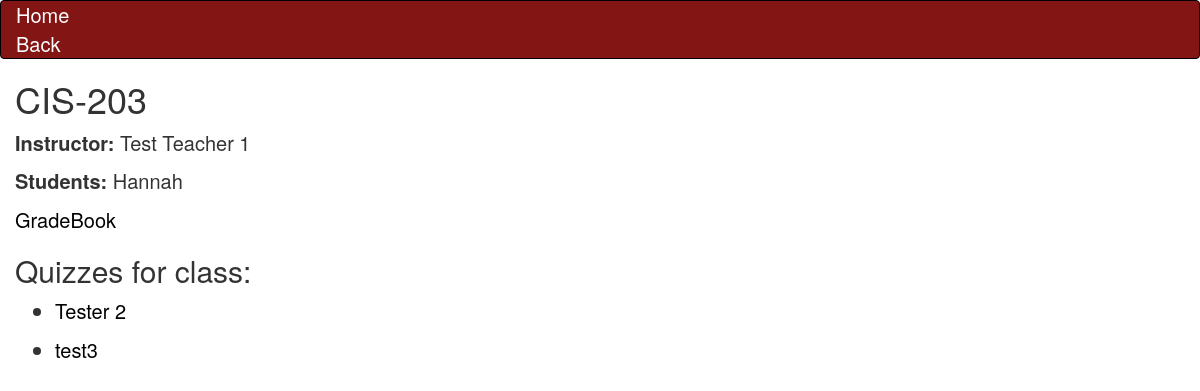
The app's page /class_list/4 with its own data.
### quiz_home/models.py (models this page shows, shortened)
class Class(models.Model):
    name = models.CharField(max_length=100)
    gradebook = models.ForeignKey(Grade, on_delete=models.CASCADE, default=1)
    gradebook = models.ForeignKey(Grade, on_delete=models.CASCADE, default=1)
    quizzes = models.ManyToManyField(Quiz)
    class Meta:
        verbose_name_plural = "classes"

class Teacher(models.Model):
    name = models.CharField(max_length=100)
    tid = models.CharField('Teacher ID',max_length=12,primary_key=True)
    classes = models.ManyToManyField(Class)
    def __str__(self):
        return self.name

class Student(models.Model):
    name = models.CharField(max_length=100)
    sid = models.CharField('Student ID',max_length=12,primary_key=True)
    classes = models.ManyToManyField(Class)
    class Meta:
        verbose_name = 'Student'
        verbose_name_plural = 'Students'
    def __str__(self):
        return self.name

class Grade(models.Model):
    name = models.CharField(max_length=100)
    grade = models.IntegerField()
    class Meta:
        verbose_name_plural = "grades"
    def __str__(self):
        return self.name

class Quiz(models.Model):
    name = models.CharField(max_length=100)
    course = models.CharField(max_length=100)
    startDate = models.DateField(help_text="Set the date for when you want this quiz to open:", null=True)
    endDate = models.DateField(help_text="Set the date for when you want this quiz to close:", blank = True, null=True)
    class Meta:
        verbose_name_plural = "quizzes"
        ordering = ["-endDate"]

### quiz_home/views.py (the view)
# urls.py: path('class_list/<int:class_id>', views.ClassDetailView, name='class_detail'),
def ClassDetailView(request, class_id):
    this_class = Class.objects.get(id=class_id)
    instructor = Teacher.objects.filter(classes=this_class)
    roster = Student.objects.filter(classes=this_class)
    context = {
        'class': this_class,
        'instructor': instructor,
        'roster': roster,
    }
    return render(request, 'class_detail.html', context)

### quiz_home/templates/class_detail.html
{% extends "base_generic.html" %}
{% block content %}
<h1>{{class.name}}</h1>
<p><strong>Instructor:</strong> {{ instructor.all|join:", " }}</p>
<p><strong>Students: </strong> {{ roster.all|join:", " }}</p>
<a href="{% url 'grade_list' class.gradebook.pk %}" > {{class.gradebook}} </a>
<h2>Quizzes for class: </h2>
<ul>
    {% for quiz in class.quizzes.all %}
    <li>
      <p>
        <a href="{% url 'quiz-detail' quiz.pk %}" > {{quiz.name}} </a>
      </p>
    </li>
    {% endfor %}
    </ul>
{% endblock %}

### quiz_home/static/css/styles.css (style rules this page uses)
body { width: 100%; font-size: 20px; }
a { color: black; }

### records on screen
Class: name "CIS-203", gradebook "GradeBook"
Teacher: all "Test Teacher 1"
Student: all "Hannah"
Quiz: name "Tester 2"
Quiz: name "test3"
